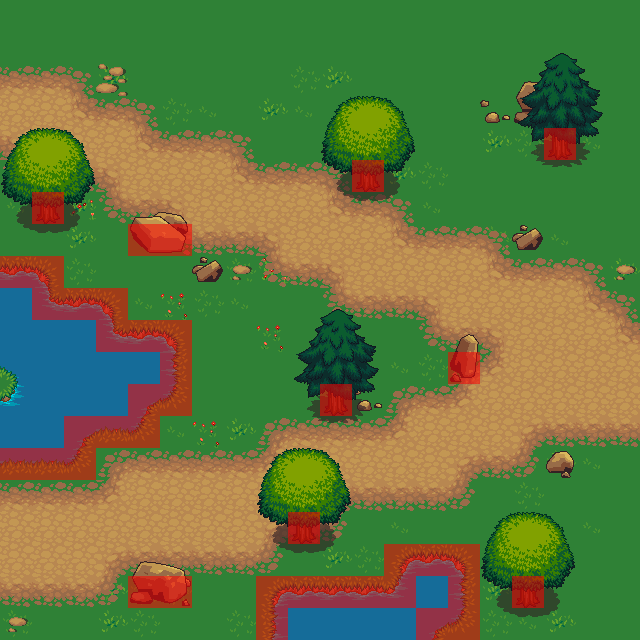

A level layout from a 2D game, rendered from its tile map. Below: a short description, then the map file with tile-grid data replaced by summaries:
An orthogonal 20x20 tile map with 32x32 px tiles, 7 tile layers (grass, grass decals, path, path decorations, ...), 5 tilesets and 1 object.

<map version="1.0" orientation="orthogonal" renderorder="right-down" width="20" height="20" tilewidth="32" tileheight="32" nextobjectid="1">
 <tileset firstgid="1" name="base_out_atlas" tilewidth="32" tileheight="32" tilecount="1024">
  <image source="Atlas/base_out_atlas.png" width="1024" height="1024" />
 </tileset>
 <tileset firstgid="1025" name="terrain_atlas" tilewidth="32" tileheight="32" tilecount="1024">
  <image source="Atlas/terrain_atlas.png" width="1024" height="1024" />
  <terraintypes>
   <terrain name="path" tile="-1" />
   <terrain name="lakes" tile="-1" />
  </terraintypes>
  <tile id="16" terrain="0,0,0," />
  <tile id="17" terrain="0,0,,0" />
  <tile id="48" terrain="0,,0,0" />
  <tile id="49" terrain=",0,0,0" />
  <tile id="79" terrain=",,,0" />
  <tile id="80" terrain=",,0,0" />
  <tile id="81" terrain=",,0," />
  <tile id="111" terrain=",0,,0" />
  <tile id="112" terrain="0,0,0,0" />
  <tile id="113" terrain="0,,0," />
  <tile id="143" terrain=",0,," />
  <tile id="144" terrain="0,0,," />
  <tile id="145" terrain="0,,," />
  <tile id="295" terrain="1,1,1," />
  <tile id="296" terrain="1,1,,1" />
  <tile id="327" terrain="1,,1,1" />
  <tile id="328" terrain=",1,1,1" />
  <tile id="358" terrain=",,,1" />
  <tile id="359" terrain=",,1,1" />
  <tile id="360" terrain=",,1," />
  <tile id="390" terrain=",1,,1" />
  <tile id="391" terrain="1,1,1,1" />
  <tile id="392" terrain="1,,1," />
  <tile id="422" terrain=",1,," />
  <tile id="423" terrain="1,1,," />
  <tile id="424" terrain="1,,," />
 </tileset>
 <tileset firstgid="2049" name="build_atlas" tilewidth="32" tileheight="32" tilecount="1024">
  <image source="Atlas2/build_atlas.png" width="1024" height="1024" />
 </tileset>
 <tileset firstgid="3073" name="obj_misk_atlas" tilewidth="32" tileheight="32" tilecount="1024">
  <image source="Atlas2/obj_misk_atlas.png" width="1024" height="1024" />
 </tileset>
 <tileset firstgid="4097" name="red" tilewidth="32" tileheight="32" tilecount="1">
  <image source="red.png" width="32" height="32" />
  <tile id="0">
   <objectgroup draworder="index">
    <object id="0" x="-0.0909091" y="-0.0909091" width="32.0909" height="32" />
   </objectgroup>
  </tile>
 </tileset>
 <layer name="grass" width="20" height="20">
  <data>[400 cells, 400 non-empty, 1 distinct tile ids]</data>
 </layer>
 <layer name="grass decals" width="20" height="20">
  <data>[400 cells, 102 non-empty, 17 distinct tile ids]</data>
 </layer>
 <layer name="path" width="20" height="20">
  <data>[400 cells, 155 non-empty, 11 distinct tile ids]</data>
 </layer>
 <layer name="path decorations" width="20" height="20">
  <data>[400 cells, 23 non-empty, 15 distinct tile ids]</data>
 </layer>
 <layer name="tree base" width="20" height="20">
  <data>[400 cells, 36 non-empty, 12 distinct tile ids]</data>
 </layer>
 <layer name="tree tops" width="20" height="20">
  <data>[400 cells, 60 non-empty, 21 distinct tile ids]</data>
 </layer>
 <layer name="collisions" width="20" height="20" opacity="0.54">
  <data>[400 cells, 40 non-empty, 1 distinct tile ids]</data>
 </layer>
</map>
